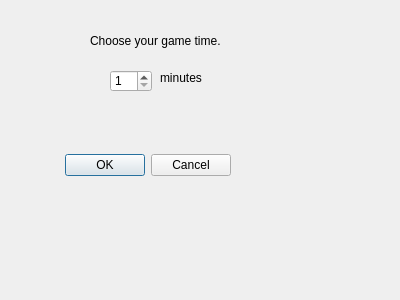
<?xml version="1.0" encoding="UTF-8"?>
<ui version="4.0">
 <class>StartDialog</class>
 <widget class="QDialog" name="StartDialog">
  <property name="geometry">
   <rect>
    <x>0</x>
    <y>0</y>
    <width>400</width>
    <height>300</height>
   </rect>
  </property>
  <property name="windowTitle">
   <string>Dialog</string>
  </property>
  <widget class="QDialogButtonBox" name="buttonBox">
   <property name="geometry">
    <rect>
     <x>-130</x>
     <y>140</y>
     <width>361</width>
     <height>51</height>
    </rect>
   </property>
   <property name="orientation">
    <enum>Qt::Horizontal</enum>
   </property>
   <property name="standardButtons">
    <set>QDialogButtonBox::Cancel|QDialogButtonBox::Ok</set>
   </property>
  </widget>
  <widget class="QLabel" name="label_instr">
   <property name="geometry">
    <rect>
     <x>90</x>
     <y>20</y>
     <width>301</width>
     <height>41</height>
    </rect>
   </property>
   <property name="text">
    <string>Choose your game time.</string>
   </property>
  </widget>
  <widget class="QSpinBox" name="game_time">
   <property name="geometry">
    <rect>
     <x>110</x>
     <y>70</y>
     <width>42</width>
     <height>22</height>
    </rect>
   </property>
   <property name="statusTip">
    <string/>
   </property>
   <property name="minimum">
    <number>1</number>
   </property>
   <property name="maximum">
    <number>5</number>
   </property>
   <property name="value">
    <number>1</number>
   </property>
  </widget>
  <widget class="QLabel" name="label_minutes">
   <property name="geometry">
    <rect>
     <x>160</x>
     <y>70</y>
     <width>58</width>
     <height>16</height>
    </rect>
   </property>
   <property name="text">
    <string>minutes</string>
   </property>
  </widget>
 </widget>
 <resources/>
 <connections>
  <connection>
   <sender>buttonBox</sender>
   <signal>accepted()</signal>
   <receiver>StartDialog</receiver>
   <slot>accept()</slot>
   <hints>
    <hint type="sourcelabel">
     <x>248</x>
     <y>254</y>
    </hint>
    <hint type="destinationlabel">
     <x>157</x>
     <y>274</y>
    </hint>
   </hints>
  </connection>
  <connection>
   <sender>buttonBox</sender>
   <signal>rejected()</signal>
   <receiver>StartDialog</receiver>
   <slot>reject()</slot>
   <hints>
    <hint type="sourcelabel">
     <x>316</x>
     <y>260</y>
    </hint>
    <hint type="destinationlabel">
     <x>286</x>
     <y>274</y>
    </hint>
   </hints>
  </connection>
 </connections>
</ui>
